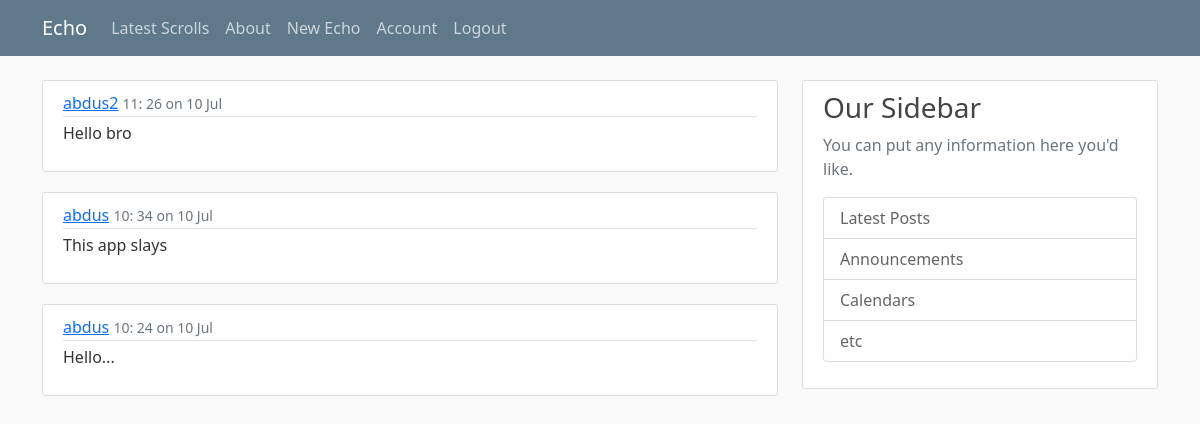
Screenshot of /home (signed in) with the database file from the repository.
### echoapp/models.py (models this page shows, shortened)
class Post(db.Model):
    id = db.Column(db.Integer, primary_key=True)
    content = db.Column(db.Text, nullable=False)
    date_posted = db.Column(db.DateTime, nullable=False, default=datetime.utcnow)
    user_id = db.Column(db.Integer, db.ForeignKey('user.id'), nullable=False)

class User(db.Model, UserMixin):
    id = db.Column(db.Integer, primary_key=True)
    username = db.Column(db.String(20), unique=True, nullable=False)
    image_file = db.Column(db.String(20), nullable=False, default='default.jpg')
    password = db.Column(db.String(60), nullable=False)
    posts = db.relationship('Post', backref='author', lazy=True)

### echoapp/routes.py (the view)
@app.route('/')
@app.route('/home')
def home():
    posts = Post.query.order_by(desc(Post.date_posted)).all()
    return render_template('index.html', posts=posts, title="Scroll Latest")

### echoapp/models.py (called while the page is built)
@login_manager.user_loader
def load_user(user_id):
    return User.query.get(int(user_id))

### echoapp/templates/index.html
{% extends "layout.html" %}
{% block content %}
    {% for post in posts: %}
            <article class="media content-section">
                    <div class="media-body">
                    <div class="article-metadata">
                        <a class="mr-2" href="#">{{ post.author.username }}</a>
                        <small class="text-muted">{{ post.date_posted.strftime('%H: %M on %d %b') }}</small>
                    </div>
                    </div>
                    <p class="article-content">{{ post.content }}</p>
            </article>
    {% endfor %}
{% endblock content %}

### echoapp/static/style.css (style rules this page uses)
body { background: #fafafa; color: #333333; margin-top: 5rem; }
.content-section { background: #ffffff; padding: 10px 20px; border: 1px solid #dddddd; border-radius: 3px; margin-bottom: 20px; }
.article-content { white-space: pre-line; }
.article-metadata { padding-bottom: 1px; margin-bottom: 4px; border-bottom: 1px solid #e3e3e3 }

### rows the page displays
Post: author.username "abdus2", date_posted "11: 26 on 10 Jul", content "Hello bro"
Post: author.username "abdus", date_posted "10: 34 on 10 Jul", content "This app slays"
Post: author.username "abdus", date_posted "10: 24 on 10 Jul", content "Hello..."
